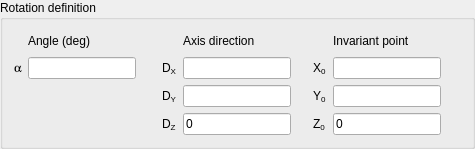
        <widget class="QGroupBox" name="groupBoxRotation">
         <property name="toolTip">
          <string>&lt;html&gt;&lt;head/&gt;&lt;body&gt;&lt;p&gt;&lt;span style=&quot; font-size:9pt;&quot;&gt;Rotation defined by angle in degrees, an axis vector (does not need to be normalized), and coordinates of an invariant point.&lt;/span&gt;&lt;/p&gt;&lt;/body&gt;&lt;/html&gt;</string>
         </property>
         <property name="title">
          <string>Rotation definition</string>
         </property>
         <layout class="QGridLayout" name="gridLayout">
          <item row="0" column="0">
           <layout class="QGridLayout" name="_2">
            <item row="0" column="2">
             <spacer>
              <property name="orientation">
               <enum>Qt::Horizontal</enum>
              </property>
              <property name="sizeHint" stdset="0">
               <size>
                <width>20</width>
                <height>20</height>
               </size>
              </property>
             </spacer>
            </item>
            <item row="0" column="5">
             <spacer>
              <property name="orientation">
               <enum>Qt::Horizontal</enum>
              </property>
              <property name="sizeHint" stdset="0">
               <size>
                <width>16</width>
                <height>16</height>
               </size>
              </property>
             </spacer>
            </item>
            <item row="0" column="8">
             <spacer>
              <property name="orientation">
               <enum>Qt::Horizontal</enum>
              </property>
              <property name="sizeHint" stdset="0">
               <size>
                <width>20</width>
                <height>20</height>
               </size>
              </property>
             </spacer>
            </item>
            <item row="1" column="0">
             <widget class="QLabel" name="labelAngle">
              <property name="font">
               <font>
                <family>Standard Symbols L</family>
               </font>
              </property>
              <property name="toolTip">
               <string/>
              </property>
              <property name="text">
               <string>a</string>
              </property>
             </widget>
            </item>
            <item row="1" column="1">
             <widget class="QLineEdit" name="lineEditAngle">
              <property name="toolTip">
               <string>&lt;html&gt;&lt;head/&gt;&lt;body&gt;&lt;p&gt;&lt;span style=&quot; font-size:9pt;&quot;&gt;Angle of rotation, in degrees.&lt;/span&gt;&lt;/p&gt;&lt;/body&gt;&lt;/html&gt;</string>
              </property>
             </widget>
            </item>
            <item row="1" column="2">
             <spacer>
              <property name="orientation">
               <enum>Qt::Horizontal</enum>
              </property>
              <property name="sizeHint" stdset="0">
               <size>
                <width>20</width>
                <height>20</height>
               </size>
              </property>
             </spacer>
            </item>
            <item row="1" column="3">
             <widget class="QLabel" name="labelDX">
              <property name="toolTip">
               <string>&lt;html&gt;&lt;head/&gt;&lt;body&gt;&lt;p&gt;&lt;span style=&quot; font-size:9pt;&quot;&gt;Vector defining the axis direction (does not need to be normalized)&lt;/span&gt;&lt;/p&gt;&lt;/body&gt;&lt;/html&gt;</string>
              </property>
              <property name="text">
               <string>D&lt;sub&gt;X&lt;/sub&gt;</string>
              </property>
             </widget>
            </item>
            <item row="1" column="4">
             <widget class="QLineEdit" name="lineEditDX">
              <property name="toolTip">
               <string>&lt;html&gt;&lt;head/&gt;&lt;body&gt;&lt;p&gt;&lt;span style=&quot; font-size:9pt;&quot;&gt;Vector defining the axis direction (does not need to be normalized)&lt;/span&gt;&lt;/p&gt;&lt;/body&gt;&lt;/html&gt;</string>
              </property>
             </widget>
            </item>
            <item row="1" column="5">
             <spacer>
              <property name="orientation">
               <enum>Qt::Horizontal</enum>
              </property>
              <property name="sizeHint" stdset="0">
               <size>
                <width>16</width>
                <height>16</height>
               </size>
              </property>
             </spacer>
            </item>
            <item row="1" column="6">
             <widget class="QLabel" name="labelX1">
              <property name="toolTip">
               <string>&lt;html&gt;&lt;head/&gt;&lt;body&gt;&lt;p&gt;&lt;span style=&quot; font-size:9pt;&quot;&gt;Coordinates of the invariant point.&lt;/span&gt;&lt;/p&gt;&lt;/body&gt;&lt;/html&gt;</string>
              </property>
              <property name="text">
               <string>X&lt;sub&gt;0&lt;/sub&gt;</string>
              </property>
             </widget>
            </item>
            <item row="1" column="7">
             <widget class="QLineEdit" name="lineEditX1">
              <property name="toolTip">
               <string>&lt;html&gt;&lt;head/&gt;&lt;body&gt;&lt;p&gt;&lt;span style=&quot; font-size:9pt;&quot;&gt;Coordinates of the invariant point.&lt;/span&gt;&lt;/p&gt;&lt;/body&gt;&lt;/html&gt;</string>
              </property>
             </widget>
            </item>
            <item row="1" column="8">
             <spacer>
              <property name="orientation">
               <enum>Qt::Horizontal</enum>
              </property>
              <property name="sizeHint" stdset="0">
               <size>
                <width>20</width>
                <height>20</height>
               </size>
              </property>
             </spacer>
            </item>
            <item row="2" column="2">
             <spacer>
              <property name="orientation">
               <enum>Qt::Horizontal</enum>
              </property>
              <property name="sizeHint" stdset="0">
               <size>
                <width>20</width>
                <height>20</height>
               </size>
              </property>
             </spacer>
            </item>
            <item row="2" column="3">
             <widget class="QLabel" name="labelDY">
              <property name="toolTip">
               <string>&lt;html&gt;&lt;head/&gt;&lt;body&gt;&lt;p&gt;&lt;span style=&quot; font-size:9pt;&quot;&gt;Vector defining the axis direction (does not need to be normalized)&lt;/span&gt;&lt;/p&gt;&lt;/body&gt;&lt;/html&gt;</string>
              </property>
              <property name="text">
               <string>D&lt;sub&gt;Y&lt;/sub&gt;</string>
              </property>
             </widget>
            </item>
            <item row="2" column="4">
             <widget class="QLineEdit" name="lineEditDY">
              <property name="toolTip">
               <string>&lt;html&gt;&lt;head/&gt;&lt;body&gt;&lt;p&gt;&lt;span style=&quot; font-size:9pt;&quot;&gt;Vector defining the axis direction (does not need to be normalized)&lt;/span&gt;&lt;/p&gt;&lt;/body&gt;&lt;/html&gt;</string>
              </property>
             </widget>
            </item>
            <item row="2" column="5">
             <spacer>
              <property name="orientation">
               <enum>Qt::Horizontal</enum>
              </property>
              <property name="sizeHint" stdset="0">
               <size>
                <width>16</width>
                <height>16</height>
               </size>
              </property>
             </spacer>
            </item>
            <item row="2" column="6">
             <widget class="QLabel" name="labelY1">
              <property name="toolTip">
               <string>&lt;html&gt;&lt;head/&gt;&lt;body&gt;&lt;p&gt;&lt;span style=&quot; font-size:9pt;&quot;&gt;Coordinates of the invariant point.&lt;/span&gt;&lt;/p&gt;&lt;/body&gt;&lt;/html&gt;</string>
              </property>
              <property name="text">
               <string>Y&lt;sub&gt;0&lt;/sub&gt;</string>
              </property>
             </widget>
            </item>
            <item row="2" column="7">
             <widget class="QLineEdit" name="lineEditY1">
              <property name="toolTip">
               <string>&lt;html&gt;&lt;head/&gt;&lt;body&gt;&lt;p&gt;&lt;span style=&quot; font-size:9pt;&quot;&gt;Coordinates of the invariant point.&lt;/span&gt;&lt;/p&gt;&lt;/body&gt;&lt;/html&gt;</string>
              </property>
             </widget>
            </item>
            <item row="2" column="8">
             <spacer>
              <property name="orientation">
               <enum>Qt::Horizontal</enum>
              </property>
              <property name="sizeHint" stdset="0">
               <size>
                <width>20</width>
                <height>20</height>
               </size>
              </property>
             </spacer>
            </item>
            <item row="3" column="2">
             <spacer>
              <property name="orientation">
               <enum>Qt::Horizontal</enum>
              </property>
              <property name="sizeHint" stdset="0">
               <size>
                <width>20</width>
                <height>20</height>
               </size>
              </property>
             </spacer>
            </item>
            <item row="3" column="3">
             <widget class="QLabel" name="labelDZ">
              <property name="enabled">
               <bool>true</bool>
              </property>
              <property name="toolTip">
               <string>&lt;html&gt;&lt;head/&gt;&lt;body&gt;&lt;p&gt;&lt;span style=&quot; font-size:9pt;&quot;&gt;Vector defining the axis direction (does not need to be normalized)&lt;/span&gt;&lt;/p&gt;&lt;/body&gt;&lt;/html&gt;</string>
              </property>
              <property name="text">
               <string>D&lt;sub&gt;Z&lt;/sub&gt;</string>
              </property>
             </widget>
            </item>
            <item row="3" column="4">
             <widget class="QLineEdit" name="lineEditDZ">
              <property name="enabled">
               <bool>true</bool>
              </property>
              <property name="toolTip">
               <string>&lt;html&gt;&lt;head/&gt;&lt;body&gt;&lt;p&gt;&lt;span style=&quot; font-size:9pt;&quot;&gt;Vector defining the axis direction (does not need to be normalized)&lt;/span&gt;&lt;/p&gt;&lt;/body&gt;&lt;/html&gt;</string>
              </property>
              <property name="text">
               <string>0</string>
              </property>
             </widget>
            </item>
            <item row="3" column="5">
             <spacer>
              <property name="orientation">
               <enum>Qt::Horizontal</enum>
              </property>
              <property name="sizeHint" stdset="0">
               <size>
                <width>16</width>
                <height>16</height>
               </size>
              </property>
             </spacer>
            </item>
            <item row="3" column="6">
             <widget class="QLabel" name="labelZ1">
              <property name="enabled">
               <bool>true</bool>
              </property>
              <property name="toolTip">
               <string>&lt;html&gt;&lt;head/&gt;&lt;body&gt;&lt;p&gt;&lt;span style=&quot; font-size:9pt;&quot;&gt;Coordinates of the invariant point.&lt;/span&gt;&lt;/p&gt;&lt;/body&gt;&lt;/html&gt;</string>
              </property>
              <property name="text">
               <string>Z&lt;sub&gt;0&lt;/sub&gt;</string>
              </property>
             </widget>
            </item>
            <item row="3" column="7">
             <widget class="QLineEdit" name="lineEditZ1">
              <property name="enabled">
               <bool>true</bool>
              </property>
              <property name="toolTip">
               <string>&lt;html&gt;&lt;head/&gt;&lt;body&gt;&lt;p&gt;&lt;span style=&quot; font-size:9pt;&quot;&gt;Coordinates of the invariant point.&lt;/span&gt;&lt;/p&gt;&lt;/body&gt;&lt;/html&gt;</string>
              </property>
              <property name="text">
               <string>0</string>
              </property>
             </widget>
            </item>
            <item row="3" column="8">
             <spacer>
              <property name="orientation">
               <enum>Qt::Horizontal</enum>
              </property>
              <property name="sizeHint" stdset="0">
               <size>
                <width>20</width>
                <height>20</height>
               </size>
              </property>
             </spacer>
            </item>
            <item row="0" column="1">
             <widget class="QLabel" name="label">
              <property name="toolTip">
               <string>&lt;html&gt;&lt;head/&gt;&lt;body&gt;&lt;p&gt;&lt;span style=&quot; font-size:9pt;&quot;&gt;Angle of rotation, in degrees.&lt;/span&gt;&lt;/p&gt;&lt;/body&gt;&lt;/html&gt;</string>
              </property>
              <property name="text">
               <string>Angle (deg)</string>
              </property>
             </widget>
            </item>
            <item row="0" column="4">
             <widget class="QLabel" name="label_2">
              <property name="toolTip">
               <string>&lt;html&gt;&lt;head/&gt;&lt;body&gt;&lt;p&gt;&lt;span style=&quot; font-size:9pt;&quot;&gt;Vector defining the axis direction (does not need to be normalized)&lt;/span&gt;&lt;/p&gt;&lt;/body&gt;&lt;/html&gt;</string>
              </property>
              <property name="text">
               <string>Axis direction</string>
              </property>
             </widget>
            </item>
            <item row="0" column="7">
             <widget class="QLabel" name="label">
              <property name="toolTip">
               <string>&lt;html&gt;&lt;head/&gt;&lt;body&gt;&lt;p&gt;&lt;span style=&quot; font-size:9pt;&quot;&gt;Coordinates of the invariant point.&lt;/span&gt;&lt;/p&gt;&lt;/body&gt;&lt;/html&gt;</string>
              </property>
              <property name="text">
               <string>Invariant point</string>
              </property>
             </widget>
            </item>
           </layout>
          </item>
         </layout>
        </widget>
